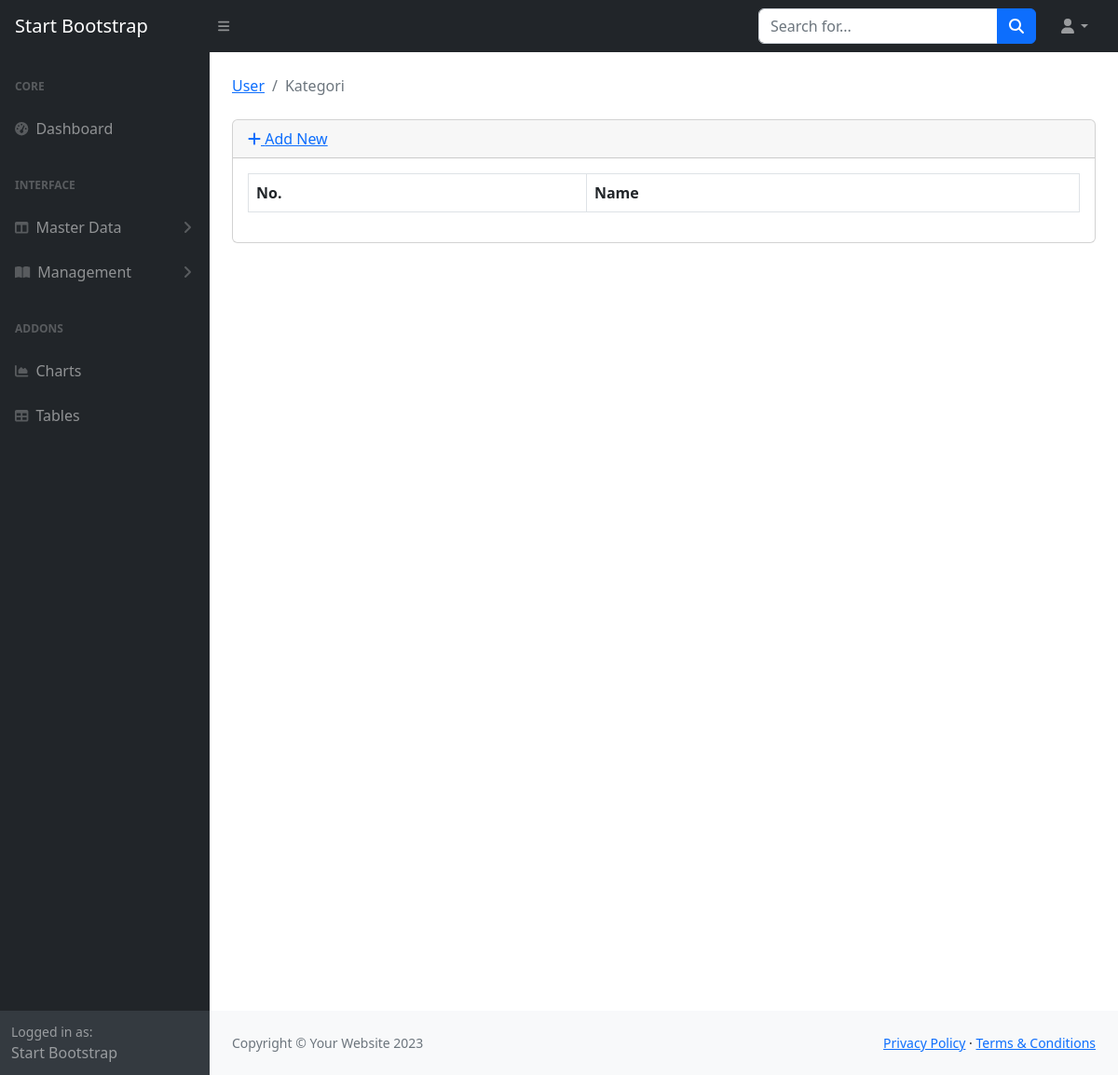
Before: /index.php/kategori with the older database file.
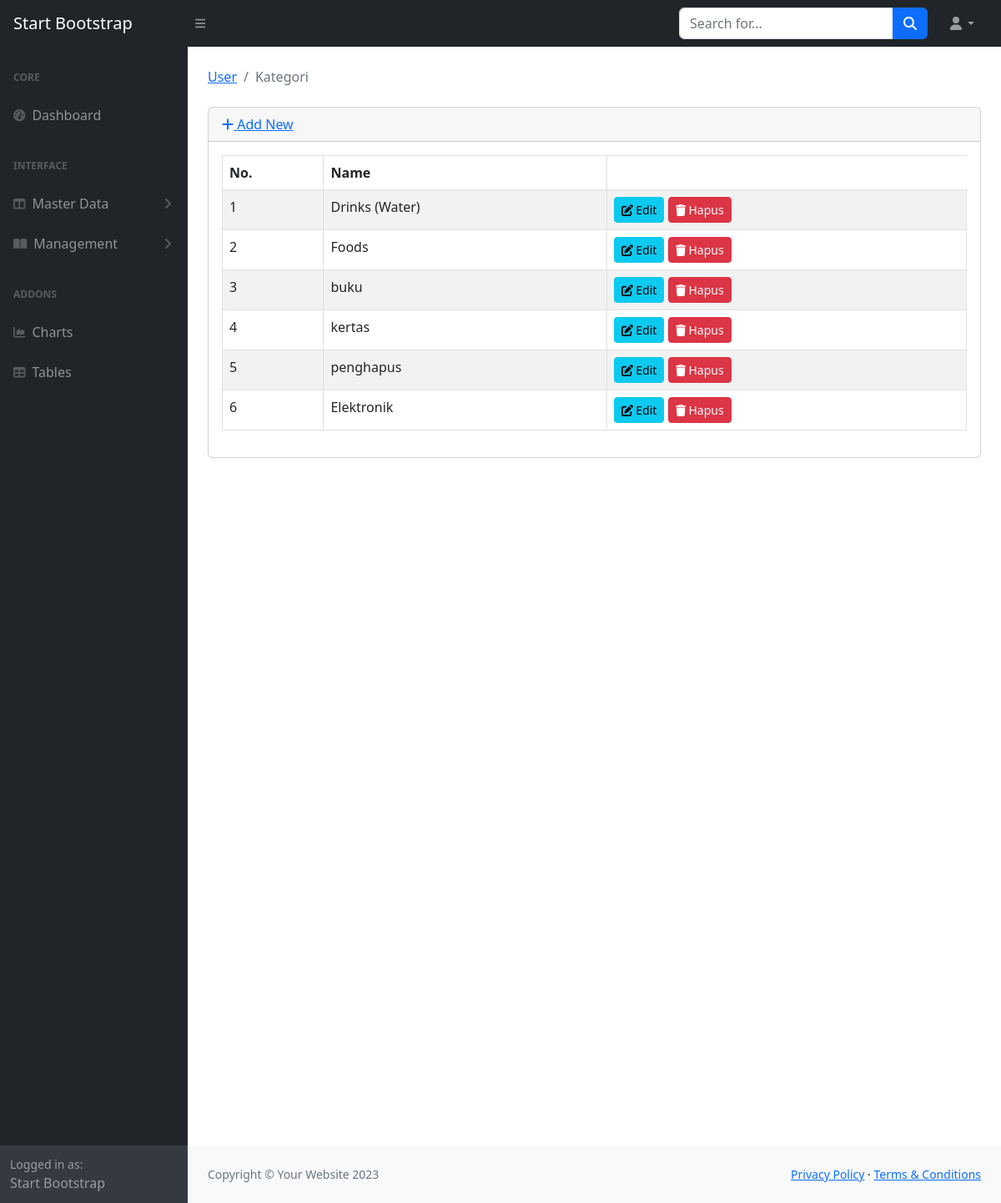
After: the same page with the newer database file.
### tables this page shows
CREATE TABLE `kategori` (
  `id` int NOT NULL,
  `name` char(100) DEFAULT NULL
);

### application/views/template/main.php (called while the page is built, shortened)
<?php
$this->load->view('template/header');
$this->load->view('template/navbar');
$this->load->view('template/sidebar');
$this->load->view($content);

### application/controllers/Kategori.php (called while the page is built, shortened)
<?php
class Kategori extends CI_Controller{
    public function __construct()
    {
        $this->load->model('Kategori_model');
        $this->load->library('form_validation');
    }
    public function index()
    {
        $data = array(
            'title' => 'Kategori',
            'userlog' => infoLogin(),
            'kategori' => $this->Kategori_model->getAll(),
            'content' => 'kategori/index'
        );
        $this->load->view('template/main', $data);
    }
}

### index.php (called while the page is built, shortened)
<?php
require_once BASEPATH.'core/CodeIgniter.php';

### application/helpers/pos_helper.php (called while the page is built, shortened)
<?php
function infoLogin(){
  $ci = get_instance();
  return $ci->db->get_where('user', ['username' => $ci->session->userdata('username')])->row_array();
}
?>

### application/models/Kategori_model.php (called while the page is built, shortened)
<?php defined('BASEPATH') OR exit('No direct script access allowed');
class Kategori_model extends CI_Model
{
  protected $_table = 'kategori';
  public function getAll()
  {
    return $this->db->get($this->_table)->result();
  }
}

### application/views/kategori/index.php (the view, shortened to what this page needs)
<main>
  <div class="container-fluid px-4">
    <ol class="breadcrumb mb-4">
      <li class="breadcrumb-item"><a href="<?php echo site_url('user') ?>">User</a></li>
      <li class="breadcrumb-item active"><?php echo $title; ?></li>
    </ol>
    <div class="card mb-4">
      <div class="card-header">
        <a href="<?php echo site_url('kategori/add'); ?>"><i class="fas fa-plus"></i> Add New</a>
      </div>
      <div class="card-body">
        <div class="table-responsive">
          <table class="table table-striped table-bordered table-hover" id="tabelkelas" width="100%" cellspacing="0">
            <thead>
              <tr>
                <th>No.</th>
                <th>Name</th>
              </tr>
            </thead>
            <tbody>
              <?php
              $no = 1;
              foreach ($kategori as $kategori) {
                echo "<tr>
                  <td>{$no}</td>
                  <td>{$kategori->name}</td>
                  <td>
                    <div>
                      <a href='" . base_url('kategori/getedit/' . $kategori->id) . "' class='btn btn-sm btn-info'><i class='fas fa-edit'></i> Edit</a>
                      <a href='" . base_url('kategori/delete/' . $kategori->id) . "' class='btn btn-sm btn-danger'
                        onclick='return confirm(\"Ingin mengapus data kategori ini?\");'><i class='fas fa-trash'></i> Hapus</a>
                    </div>
                  </td>
                </tr>";
                $no++;
              }?>
            </tbody>
          </table>
        </div>
      </div>
    </div>
    <div style="height: 100vh;"></div>
  </div>
</main>

Changed rows visible on the page:
added kategori: name "Drinks (Water)"
added kategori: name "Foods"
added kategori: name "buku"
added kategori: name "kertas"
added kategori: name "penghapus"
added kategori: name "Elektronik"
